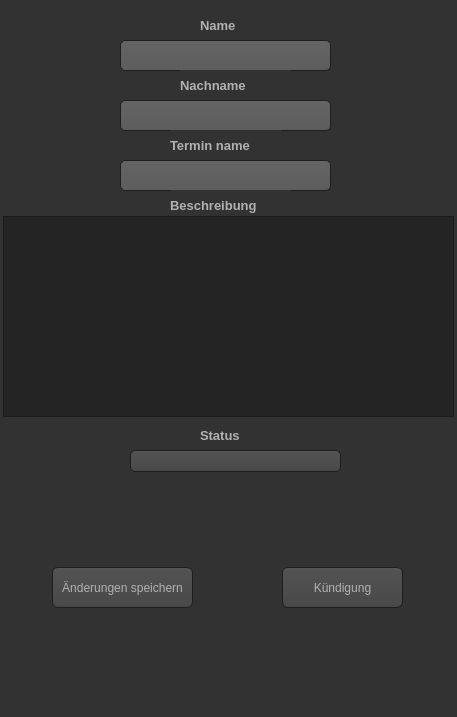
<?xml version="1.0" encoding="UTF-8"?>
<ui version="4.0">
 <class>MainWindow</class>
 <widget class="QMainWindow" name="MainWindow">
  <property name="geometry">
   <rect>
    <x>0</x>
    <y>0</y>
    <width>457</width>
    <height>717</height>
   </rect>
  </property>
  <property name="minimumSize">
   <size>
    <width>457</width>
    <height>717</height>
   </size>
  </property>
  <property name="maximumSize">
   <size>
    <width>457</width>
    <height>717</height>
   </size>
  </property>
  <property name="windowTitle">
   <string>Aussicht</string>
  </property>
  <property name="styleSheet">
   <string notr="true">QToolTip
{
     border: 1px solid black;
     background-color: #ffa02f;
     padding: 1px;
     border-radius: 3px;
     opacity: 100;
}

QWidget
{
    color: #b1b1b1;
    background-color: #323232;
}

QWidget:item:hover
{
    background-color: QLinearGradient( x1: 0, y1: 0, x2: 0, y2: 1, stop: 0 #ffa02f, stop: 1 #ca0619);
    color: #000000;
}

QWidget:item:selected
{
    background-color: QLinearGradient( x1: 0, y1: 0, x2: 0, y2: 1, stop: 0 #ffa02f, stop: 1 #d7801a);
}

QMenuBar::item
{
    background: transparent;
}

QMenuBar::item:selected
{
    background: transparent;
    border: 1px solid #ffaa00;
}

QMenuBar::item:pressed
{
    background: #444;
    border: 1px solid #000;
    background-color: QLinearGradient(
        x1:0, y1:0,
        x2:0, y2:1,
        stop:1 #212121,
        stop:0.4 #343434/*,
        stop:0.2 #343434,
        stop:0.1 #ffaa00*/
    );
    margin-bottom:-1px;
    padding-bottom:1px;
}

QMenu
{
    border: 1px solid #000;
}

QMenu::item
{
    padding: 2px 20px 2px 20px;
}

QMenu::item:selected
{
    color: #000000;
}

QWidget:disabled
{
    color: #404040;
    background-color: #323232;
}

QAbstractItemView
{
    background-color: QLinearGradient( x1: 0, y1: 0, x2: 0, y2: 1, stop: 0 #4d4d4d, stop: 0.1 #646464, stop: 1 #5d5d5d);
}

QWidget:focus
{
    /*border: 2px solid QLinearGradient( x1: 0, y1: 0, x2: 0, y2: 1, stop: 0 #ffa02f, stop: 1 #d7801a);*/
}

QLineEdit
{
    background-color: QLinearGradient( x1: 0, y1: 0, x2: 0, y2: 1, stop: 0 #4d4d4d, stop: 0 #646464, stop: 1 #5d5d5d);
    padding: 1px;
    border-style: solid;
    border: 1px solid #1e1e1e;
    border-radius: 5;
}

QPushButton
{
    color: #b1b1b1;
    background-color: QLinearGradient( x1: 0, y1: 0, x2: 0, y2: 1, stop: 0 #565656, stop: 0.1 #525252, stop: 0.5 #4e4e4e, stop: 0.9 #4a4a4a, stop: 1 #464646);
    border-width: 1px;
    border-color: #1e1e1e;
    border-style: solid;
    border-radius: 6;
    padding: 3px;
    font-size: 12px;
    padding-left: 5px;
    padding-right: 5px;
}

QPushButton:pressed
{
    background-color: QLinearGradient( x1: 0, y1: 0, x2: 0, y2: 1, stop: 0 #2d2d2d, stop: 0.1 #2b2b2b, stop: 0.5 #292929, stop: 0.9 #282828, stop: 1 #252525);
}

QComboBox
{
    selection-background-color: #ffaa00;
    background-color: QLinearGradient( x1: 0, y1: 0, x2: 0, y2: 1, stop: 0 #565656, stop: 0.1 #525252, stop: 0.5 #4e4e4e, stop: 0.9 #4a4a4a, stop: 1 #464646);
    border-style: solid;
    border: 1px solid #1e1e1e;
    border-radius: 5;
}

QComboBox:hover,QPushButton:hover
{
    border: 2px solid QLinearGradient( x1: 0, y1: 0, x2: 0, y2: 1, stop: 0 #ffa02f, stop: 1 #d7801a);
}


QComboBox:on
{
    padding-top: 3px;
    padding-left: 4px;
    background-color: QLinearGradient( x1: 0, y1: 0, x2: 0, y2: 1, stop: 0 #2d2d2d, stop: 0.1 #2b2b2b, stop: 0.5 #292929, stop: 0.9 #282828, stop: 1 #252525);
    selection-background-color: #ffaa00;
}

QComboBox QAbstractItemView
{
    border: 2px solid darkgray;
    selection-background-color: QLinearGradient( x1: 0, y1: 0, x2: 0, y2: 1, stop: 0 #ffa02f, stop: 1 #d7801a);
}

QComboBox::drop-down
{
     subcontrol-origin: padding;
     subcontrol-position: top right;
     width: 15px;

     border-left-width: 0px;
     border-left-color: darkgray;
     border-left-style: solid; /* just a single line */
     border-top-right-radius: 3px; /* same radius as the QComboBox */
     border-bottom-right-radius: 3px;
 }

QComboBox::down-arrow
{
     image: url(:/down_arrow.png);
}

QGroupBox:focus
{
border: 2px solid QLinearGradient( x1: 0, y1: 0, x2: 0, y2: 1, stop: 0 #ffa02f, stop: 1 #d7801a);
}

QTextEdit:focus
{
    border: 2px solid QLinearGradient( x1: 0, y1: 0, x2: 0, y2: 1, stop: 0 #ffa02f, stop: 1 #d7801a);
}

QScrollBar:horizontal {
     border: 1px solid #222222;
     background: QLinearGradient( x1: 0, y1: 0, x2: 0, y2: 1, stop: 0.0 #121212, stop: 0.2 #282828, stop: 1 #484848);
     height: 7px;
     margin: 0px 16px 0 16px;
}

QScrollBar::handle:horizontal
{
      background: QLinearGradient( x1: 0, y1: 0, x2: 1, y2: 0, stop: 0 #ffa02f, stop: 0.5 #d7801a, stop: 1 #ffa02f);
      min-height: 20px;
      border-radius: 2px;
}

QScrollBar::add-line:horizontal {
      border: 1px solid #1b1b19;
      border-radius: 2px;
      background: QLinearGradient( x1: 0, y1: 0, x2: 1, y2: 0, stop: 0 #ffa02f, stop: 1 #d7801a);
      width: 14px;
      subcontrol-position: right;
      subcontrol-origin: margin;
}

QScrollBar::sub-line:horizontal {
      border: 1px solid #1b1b19;
      border-radius: 2px;
      background: QLinearGradient( x1: 0, y1: 0, x2: 1, y2: 0, stop: 0 #ffa02f, stop: 1 #d7801a);
      width: 14px;
     subcontrol-position: left;
     subcontrol-origin: margin;
}

QScrollBar::right-arrow:horizontal, QScrollBar::left-arrow:horizontal
{
      border: 1px solid black;
      width: 1px;
      height: 1px;
      background: white;
}

QScrollBar::add-page:horizontal, QScrollBar::sub-page:horizontal
{
      background: none;
}

QScrollBar:vertical
{
      background: QLinearGradient( x1: 0, y1: 0, x2: 1, y2: 0, stop: 0.0 #121212, stop: 0.2 #282828, stop: 1 #484848);
      width: 7px;
      margin: 16px 0 16px 0;
      border: 1px solid #222222;
}

QScrollBar::handle:vertical
{
      background: QLinearGradient( x1: 0, y1: 0, x2: 0, y2: 1, stop: 0 #ffa02f, stop: 0.5 #d7801a, stop: 1 #ffa02f);
      min-height: 20px;
      border-radius: 2px;
}

QScrollBar::add-line:vertical
{
      border: 1px solid #1b1b19;
      border-radius: 2px;
      background: QLinearGradient( x1: 0, y1: 0, x2: 0, y2: 1, stop: 0 #ffa02f, stop: 1 #d7801a);
      height: 14px;
      subcontrol-position: bottom;
      subcontrol-origin: margin;
}

QScrollBar::sub-line:vertical
{
      border: 1px solid #1b1b19;
      border-radius: 2px;
      background: QLinearGradient( x1: 0, y1: 0, x2: 0, y2: 1, stop: 0 #d7801a, stop: 1 #ffa02f);
      height: 14px;
      subcontrol-position: top;
      subcontrol-origin: margin;
}

QScrollBar::up-arrow:vertical, QScrollBar::down-arrow:vertical
{
      border: 1px solid black;
      width: 1px;
      height: 1px;
      background: white;
}


QScrollBar::add-page:vertical, QScrollBar::sub-page:vertical
{
      background: none;
}

QTextEdit
{
    background-color: #242424;
}

QPlainTextEdit
{
    background-color: #242424;
}

QHeaderView::section
{
    background-color: QLinearGradient(x1:0, y1:0, x2:0, y2:1, stop:0 #616161, stop: 0.5 #505050, stop: 0.6 #434343, stop:1 #656565);
    color: white;
    padding-left: 4px;
    border: 1px solid #6c6c6c;
}

QCheckBox:disabled
{
color: #414141;
}

QDockWidget::title
{
    text-align: center;
    spacing: 3px; /* spacing between items in the tool bar */
    background-color: QLinearGradient(x1:0, y1:0, x2:0, y2:1, stop:0 #323232, stop: 0.5 #242424, stop:1 #323232);
}

QDockWidget::close-button, QDockWidget::float-button
{
    text-align: center;
    spacing: 1px; /* spacing between items in the tool bar */
    background-color: QLinearGradient(x1:0, y1:0, x2:0, y2:1, stop:0 #323232, stop: 0.5 #242424, stop:1 #323232);
}

QDockWidget::close-button:hover, QDockWidget::float-button:hover
{
    background: #242424;
}

QDockWidget::close-button:pressed, QDockWidget::float-button:pressed
{
    padding: 1px -1px -1px 1px;
}

QMainWindow::separator
{
    background-color: QLinearGradient(x1:0, y1:0, x2:0, y2:1, stop:0 #161616, stop: 0.5 #151515, stop: 0.6 #212121, stop:1 #343434);
    color: white;
    padding-left: 4px;
    border: 1px solid #4c4c4c;
    spacing: 3px; /* spacing between items in the tool bar */
}

QMainWindow::separator:hover
{

    background-color: QLinearGradient(x1:0, y1:0, x2:0, y2:1, stop:0 #d7801a, stop:0.5 #b56c17 stop:1 #ffa02f);
    color: white;
    padding-left: 4px;
    border: 1px solid #6c6c6c;
    spacing: 3px; /* spacing between items in the tool bar */
}

QToolBar::handle
{
     spacing: 3px; /* spacing between items in the tool bar */
     background: url(:/images/handle.png);
}

QMenu::separator
{
    height: 2px;
    background-color: QLinearGradient(x1:0, y1:0, x2:0, y2:1, stop:0 #161616, stop: 0.5 #151515, stop: 0.6 #212121, stop:1 #343434);
    color: white;
    padding-left: 4px;
    margin-left: 10px;
    margin-right: 5px;
}

QProgressBar
{
    border: 2px solid grey;
    border-radius: 5px;
    text-align: center;
}

QProgressBar::chunk
{
    background-color: #d7801a;
    width: 2.15px;
    margin: 0.5px;
}

QTabBar::tab {
    color: #b1b1b1;
    border: 1px solid #444;
    border-bottom-style: none;
    background-color: #323232;
    padding-left: 10px;
    padding-right: 10px;
    padding-top: 3px;
    padding-bottom: 2px;
    margin-right: -1px;
}

QTabWidget::pane {
    border: 1px solid #444;
    top: 1px;
}

QTabBar::tab:last
{
    margin-right: 0; /* the last selected tab has nothing to overlap with on the right */
    border-top-right-radius: 3px;
}

QTabBar::tab:first:!selected
{
 margin-left: 0px; /* the last selected tab has nothing to overlap with on the right */


    border-top-left-radius: 3px;
}

QTabBar::tab:!selected
{
    color: #b1b1b1;
    border-bottom-style: solid;
    margin-top: 3px;
    background-color: QLinearGradient(x1:0, y1:0, x2:0, y2:1, stop:1 #212121, stop:.4 #343434);
}

QTabBar::tab:selected
{
    border-top-left-radius: 3px;
    border-top-right-radius: 3px;
    margin-bottom: 0px;
}

QTabBar::tab:!selected:hover
{
    /*border-top: 2px solid #ffaa00;
    padding-bottom: 3px;*/
    border-top-left-radius: 3px;
    border-top-right-radius: 3px;
    background-color: QLinearGradient(x1:0, y1:0, x2:0, y2:1, stop:1 #212121, stop:0.4 #343434, stop:0.2 #343434, stop:0.1 #ffaa00);
}

QRadioButton::indicator:checked, QRadioButton::indicator:unchecked{
    color: #b1b1b1;
    background-color: #323232;
    border: 1px solid #b1b1b1;
    border-radius: 6px;
}

QRadioButton::indicator:checked
{
    background-color: qradialgradient(
        cx: 0.5, cy: 0.5,
        fx: 0.5, fy: 0.5,
        radius: 1.0,
        stop: 0.25 #ffaa00,
        stop: 0.3 #323232
    );
}

QCheckBox::indicator{
    color: #b1b1b1;
    background-color: #323232;
    border: 1px solid #b1b1b1;
    width: 9px;
    height: 9px;
}

QRadioButton::indicator
{
    border-radius: 6px;
}

QRadioButton::indicator:hover, QCheckBox::indicator:hover
{
    border: 1px solid #ffaa00;
}

QCheckBox::indicator:checked
{
    image:url(:/images/checkbox.png);
}

QCheckBox::indicator:disabled, QRadioButton::indicator:disabled
{
    border: 1px solid #444;
}</string>
  </property>
  <widget class="QWidget" name="centralwidget">
   <widget class="QLabel" name="label">
    <property name="geometry">
     <rect>
      <x>200</x>
      <y>10</y>
      <width>51</width>
      <height>31</height>
     </rect>
    </property>
    <property name="text">
     <string>&lt;html&gt;&lt;head/&gt;&lt;body&gt;&lt;p&gt;&lt;span style=&quot; font-size:10pt; font-weight:600;&quot;&gt;Name&lt;/span&gt;&lt;/p&gt;&lt;/body&gt;&lt;/html&gt;</string>
    </property>
   </widget>
   <widget class="QLineEdit" name="edit_name">
    <property name="geometry">
     <rect>
      <x>120</x>
      <y>40</y>
      <width>211</width>
      <height>31</height>
     </rect>
    </property>
   </widget>
   <widget class="QLabel" name="label_2">
    <property name="geometry">
     <rect>
      <x>180</x>
      <y>70</y>
      <width>111</width>
      <height>31</height>
     </rect>
    </property>
    <property name="text">
     <string>&lt;html&gt;&lt;head/&gt;&lt;body&gt;&lt;p&gt;&lt;span style=&quot; font-size:10pt; font-weight:600;&quot;&gt;Nachname&lt;/span&gt;&lt;/p&gt;&lt;/body&gt;&lt;/html&gt;</string>
    </property>
   </widget>
   <widget class="QLineEdit" name="edit_nachname">
    <property name="geometry">
     <rect>
      <x>120</x>
      <y>100</y>
      <width>211</width>
      <height>31</height>
     </rect>
    </property>
   </widget>
   <widget class="QLabel" name="label_3">
    <property name="geometry">
     <rect>
      <x>170</x>
      <y>130</y>
      <width>111</width>
      <height>31</height>
     </rect>
    </property>
    <property name="text">
     <string>&lt;html&gt;&lt;head/&gt;&lt;body&gt;&lt;p&gt;&lt;span style=&quot; font-size:10pt; font-weight:600;&quot;&gt;Termin name&lt;/span&gt;&lt;/p&gt;&lt;/body&gt;&lt;/html&gt;</string>
    </property>
   </widget>
   <widget class="QLineEdit" name="edit_termin_name">
    <property name="geometry">
     <rect>
      <x>120</x>
      <y>160</y>
      <width>211</width>
      <height>31</height>
     </rect>
    </property>
   </widget>
   <widget class="QLabel" name="label_4">
    <property name="geometry">
     <rect>
      <x>170</x>
      <y>190</y>
      <width>121</width>
      <height>31</height>
     </rect>
    </property>
    <property name="text">
     <string>&lt;html&gt;&lt;head/&gt;&lt;body&gt;&lt;p&gt;&lt;span style=&quot; font-size:10pt; font-weight:600;&quot;&gt;Beschreibung&lt;/span&gt;&lt;/p&gt;&lt;/body&gt;&lt;/html&gt;</string>
    </property>
   </widget>
   <widget class="QPlainTextEdit" name="edit_deschr">
    <property name="geometry">
     <rect>
      <x>3</x>
      <y>216</y>
      <width>451</width>
      <height>201</height>
     </rect>
    </property>
   </widget>
   <widget class="QLabel" name="label_5">
    <property name="geometry">
     <rect>
      <x>200</x>
      <y>420</y>
      <width>61</width>
      <height>31</height>
     </rect>
    </property>
    <property name="text">
     <string>&lt;html&gt;&lt;head/&gt;&lt;body&gt;&lt;p&gt;&lt;span style=&quot; font-size:10pt; font-weight:600;&quot;&gt;Status&lt;/span&gt;&lt;/p&gt;&lt;/body&gt;&lt;/html&gt;</string>
    </property>
   </widget>
   <widget class="QComboBox" name="status">
    <property name="geometry">
     <rect>
      <x>130</x>
      <y>450</y>
      <width>211</width>
      <height>22</height>
     </rect>
    </property>
   </widget>
   <widget class="QPushButton" name="button_ends">
    <property name="geometry">
     <rect>
      <x>282</x>
      <y>567</y>
      <width>121</width>
      <height>41</height>
     </rect>
    </property>
    <property name="text">
     <string>Kündigung</string>
    </property>
   </widget>
   <widget class="QPushButton" name="button_save">
    <property name="geometry">
     <rect>
      <x>52</x>
      <y>567</y>
      <width>141</width>
      <height>41</height>
     </rect>
    </property>
    <property name="text">
     <string>Änderungen speichern</string>
    </property>
   </widget>
  </widget>
  <widget class="QStatusBar" name="statusbar"/>
 </widget>
 <resources/>
 <connections/>
</ui>
